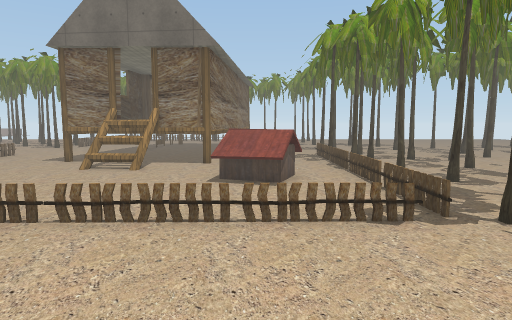
[1] (above)

20 first-person views from a walk through a scene from a Unity 3-D project. The camera is 1.5 m above the floor, tilts 6° down and sees 75° across. The floor is counted in squares, 1 m on a side. Each view is taken from the middle of a square. On the plan, view 1 faces up. The plan holds only what a view shows up to about 15 squares ahead; the rest is blank. The place goes on beyond the plan. Some surface patterns are stand-ins.

[2]
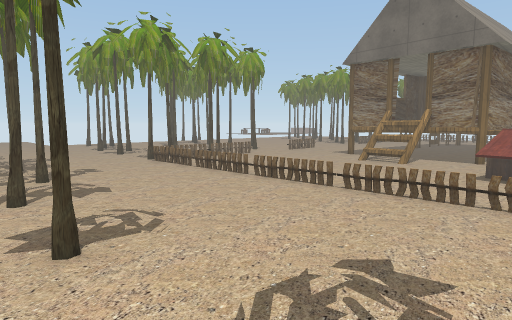

[3]
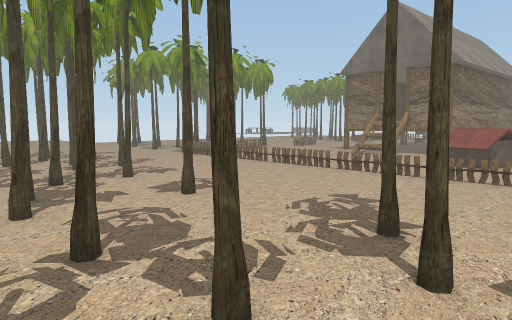

[4]
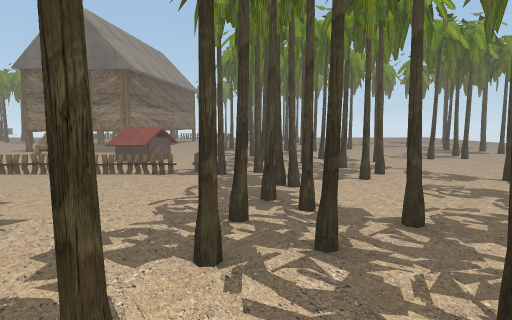

[5]
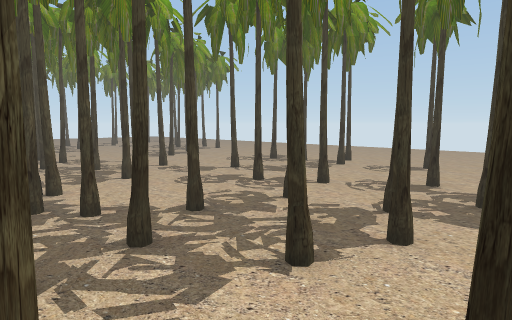

[6]
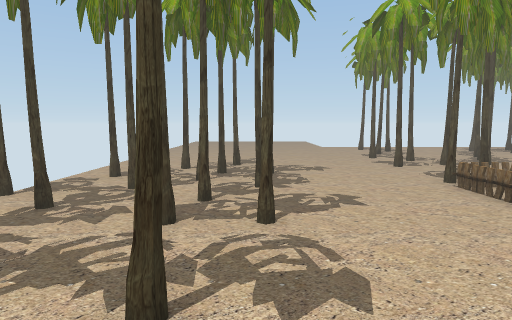

[7]
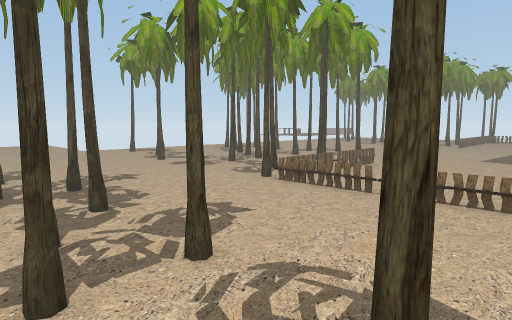

[8]
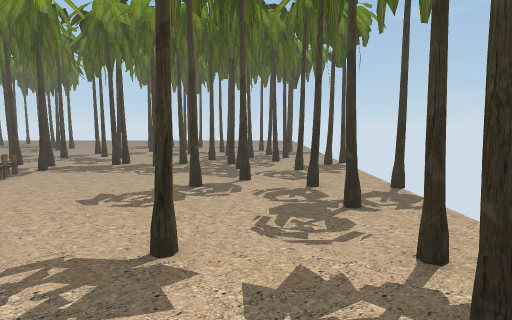

[9]
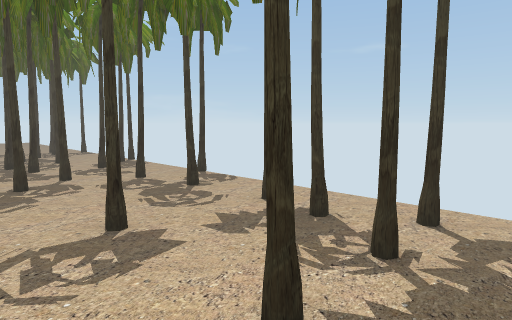

[10]
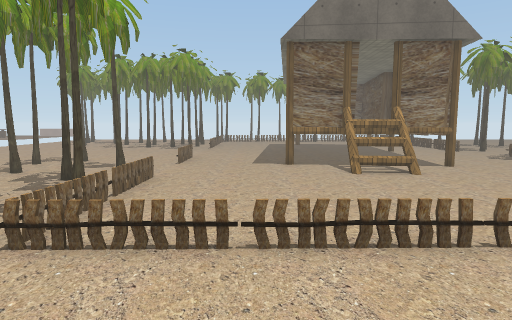

[11]
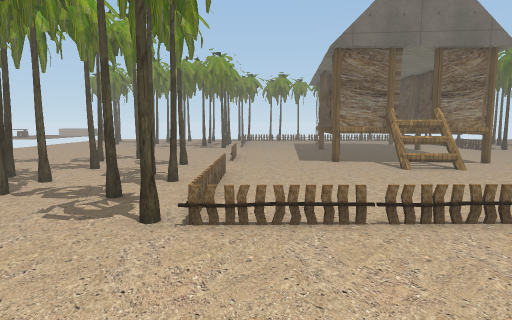

[12]
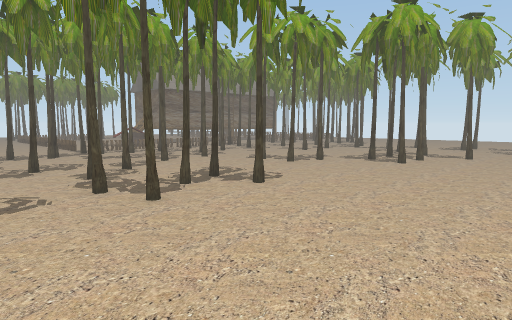

[13]
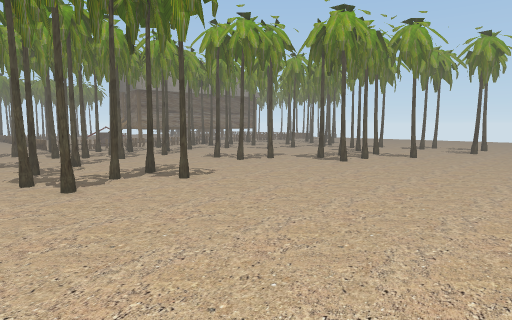

[14]
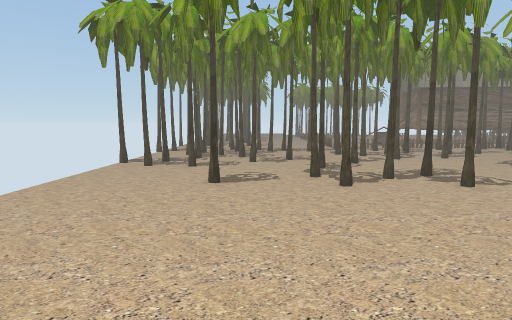

[15]
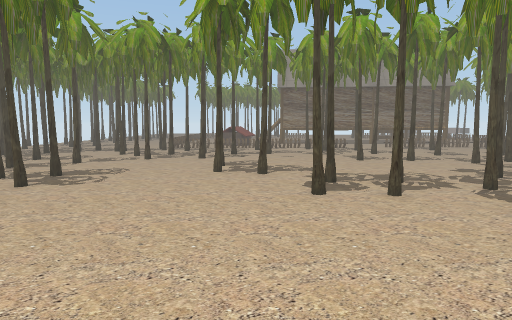

[16]
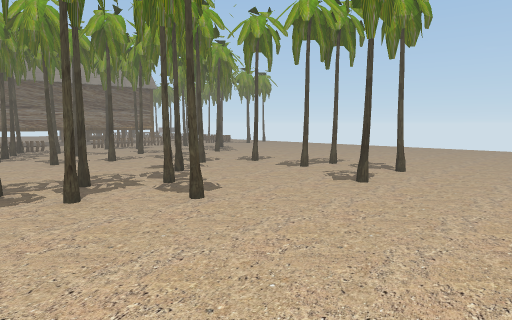

[17]
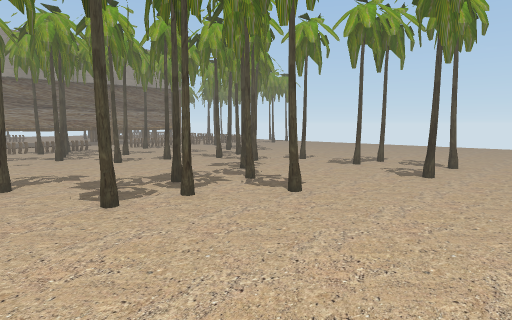

[18]
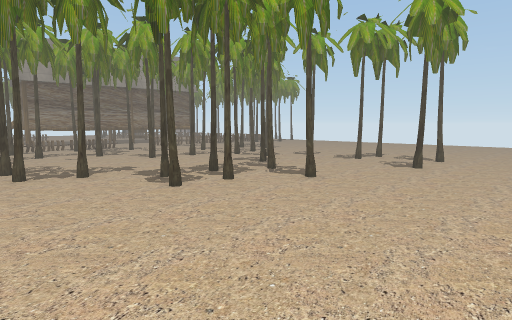

[19]
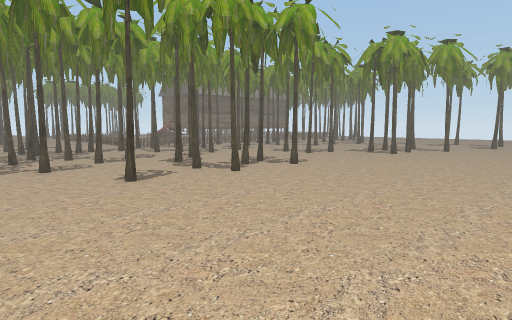

[20]
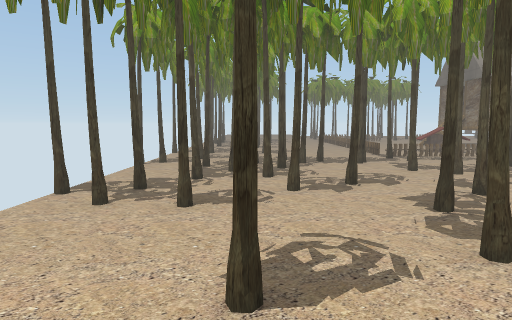

### Floor plan
Key: @ floor where view 1 was taken; # wall or solid block; x gap in a wall; . floor; = window, fence, low wall or low ledge; O other object.
Columns run from 16 left of view 1 to 25 right of it. Each row starts with its distance up from view 1.
 20                           ....#......#...
 19                           ...............
 18                           .#...#.........
 17                           .......#.......
 16 .. .=...      #....     ...........#......
 15 #...=...#     #....# #.#...#....#.........
 14 ....=...###   #....##...#.........#......
 13 ..#.......#####.. .# ...........#........
 12 ..........###...  .= ..#..........#.......
 11 ................ ..# #.........#..........
 10 ..#.#..........OOO.# ...#....#...........
  9 ...##..........OOO.=.#....#..............
  8 ................OO.....#..................
  7 ..#.=..............=.#..#................
  6 ....#..............#......#..............
  5 #...##=.==.==.==.==##....#.....#.#.......
  4 ........................#...#...#.........
  3 ......................#...................
  2 .....................#....#..#.#.#.......
  1 ......................#..................
  0 ....#..#........@....##....#..............
 -1 ..##.#....#..#......#.#..#......#.........
 -2 .#................#..........#............
 -3 ....#............#..#..##.#..............
 -4  .#...#. .##.#.#...........#.#..........
 -5  .x....  .............#....##....... ..  .
 -6      #           #    #

Where each view was taken, in squares from view 1:
view 1: 0 up, 0 right, facing up
view 2: 2 down, 1 right, facing up-left
view 3: 5 down, 3 right, facing up-left
view 4: 5 down, 5 right, facing up
view 5: 5 down, 4 right, facing up-right
view 6: 0 up, 4 left, facing left
view 7: 2 down, 6 left, facing up-left
view 8: 2 down, 7 left, facing right
view 9: 1 up, 8 left, facing down-right
view 10: 1 up, 9 left, facing up
view 11: 0 up, 11 left, facing up
view 12: 1 down, 23 right, facing up-left
view 13: 0 up, 25 right, facing up-left
view 14: 0 up, 25 right, facing left
view 15: 11 up, 25 right, facing left
view 16: 12 up, 25 right, facing up-left
view 17: 10 up, 24 right, facing up-left
view 18: 8 up, 25 right, facing up-left
view 19: 5 down, 25 right, facing up-left
view 20: 1 down, 19 right, facing left
